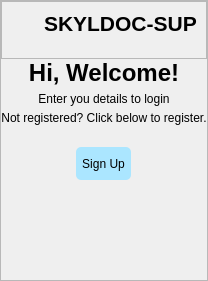
                <widget class="QWidget" name="welcome_login">
                 <layout class="QVBoxLayout" name="verticalLayout_3">
                  <property name="spacing">
                   <number>0</number>
                  </property>
                  <property name="leftMargin">
                   <number>0</number>
                  </property>
                  <property name="topMargin">
                   <number>0</number>
                  </property>
                  <property name="rightMargin">
                   <number>0</number>
                  </property>
                  <property name="bottomMargin">
                   <number>0</number>
                  </property>
                  <item alignment="Qt::AlignHCenter|Qt::AlignVCenter">
                   <widget class="QFrame" name="frame">
                    <property name="minimumSize">
                     <size>
                      <width>200</width>
                      <height>124</height>
                     </size>
                    </property>
                    <property name="frameShape">
                     <enum>QFrame::StyledPanel</enum>
                    </property>
                    <property name="frameShadow">
                     <enum>QFrame::Raised</enum>
                    </property>
                    <layout class="QVBoxLayout" name="verticalLayout_4">
                     <property name="spacing">
                      <number>0</number>
                     </property>
                     <property name="leftMargin">
                      <number>0</number>
                     </property>
                     <property name="topMargin">
                      <number>0</number>
                     </property>
                     <property name="rightMargin">
                      <number>0</number>
                     </property>
                     <property name="bottomMargin">
                      <number>0</number>
                     </property>
                     <item>
                      <widget class="QFrame" name="frame_8">
                       <property name="maximumSize">
                        <size>
                         <width>16777215</width>
                         <height>100</height>
                        </size>
                       </property>
                       <property name="frameShape">
                        <enum>QFrame::StyledPanel</enum>
                       </property>
                       <property name="frameShadow">
                        <enum>QFrame::Raised</enum>
                       </property>
                       <layout class="QHBoxLayout" name="horizontalLayout_4">
                        <property name="bottomMargin">
                         <number>22</number>
                        </property>
                        <item>
                         <widget class="QLabel" name="label_13">
                          <property name="maximumSize">
                           <size>
                            <width>70</width>
                            <height>70</height>
                           </size>
                          </property>
                          <property name="text">
                           <string/>
                          </property>
                          <property name="pixmap">
                           <pixmap resource="resources.qrc">:/image/logo.png</pixmap>
                          </property>
                          <property name="scaledContents">
                           <bool>true</bool>
                          </property>
                         </widget>
                        </item>
                        <item>
                         <widget class="QLabel" name="label_12">
                          <property name="maximumSize">
                           <size>
                            <width>16777215</width>
                            <height>70</height>
                           </size>
                          </property>
                          <property name="font">
                           <font>
                            <pointsize>16</pointsize>
                           </font>
                          </property>
                          <property name="text">
                           <string>&lt;html&gt;&lt;head/&gt;&lt;body&gt;&lt;p&gt;&lt;span style=&quot; font-size:16pt; font-weight:600;&quot;&gt;SKYLDOC-SUP&lt;/span&gt;&lt;/p&gt;&lt;/body&gt;&lt;/html&gt;</string>
                          </property>
                         </widget>
                        </item>
                       </layout>
                      </widget>
                     </item>
                     <item alignment="Qt::AlignHCenter|Qt::AlignVCenter">
                      <widget class="QWidget" name="widget_8" native="true">
                       <layout class="QVBoxLayout" name="verticalLayout_21">
                        <property name="spacing">
                         <number>5</number>
                        </property>
                        <property name="leftMargin">
                         <number>0</number>
                        </property>
                        <property name="topMargin">
                         <number>0</number>
                        </property>
                        <property name="rightMargin">
                         <number>0</number>
                        </property>
                        <property name="bottomMargin">
                         <number>0</number>
                        </property>
                        <item>
                         <widget class="QLabel" name="label">
                          <property name="text">
                           <string>&lt;html&gt;&lt;head/&gt;&lt;body&gt;&lt;p align=&quot;center&quot;&gt;&lt;span style=&quot; font-size:18pt; font-weight:600;&quot;&gt;Hi, Welcome!&lt;/span&gt;&lt;/p&gt;&lt;/body&gt;&lt;/html&gt;</string>
                          </property>
                         </widget>
                        </item>
                        <item>
                         <widget class="QLabel" name="label_2">
                          <property name="text">
                           <string>Enter you details to login</string>
                          </property>
                          <property name="alignment">
                           <set>Qt::AlignCenter</set>
                          </property>
                         </widget>
                        </item>
                        <item>
                         <widget class="QLabel" name="label_3">
                          <property name="text">
                           <string>Not registered? Click below to register.</string>
                          </property>
                          <property name="alignment">
                           <set>Qt::AlignCenter</set>
                          </property>
                         </widget>
                        </item>
                       </layout>
                      </widget>
                     </item>
                     <item>
                      <widget class="QWidget" name="widget_9" native="true">
                       <layout class="QVBoxLayout" name="verticalLayout_22">
                        <property name="spacing">
                         <number>0</number>
                        </property>
                        <property name="leftMargin">
                         <number>0</number>
                        </property>
                        <property name="topMargin">
                         <number>22</number>
                        </property>
                        <property name="rightMargin">
                         <number>0</number>
                        </property>
                        <property name="bottomMargin">
                         <number>100</number>
                        </property>
                        <item alignment="Qt::AlignHCenter|Qt::AlignVCenter">
                         <widget class="QPushButton" name="to_signupbtn">
                          <property name="minimumSize">
                           <size>
                            <width>55</width>
                            <height>33</height>
                           </size>
                          </property>
                          <property name="styleSheet">
                           <string notr="true">background-color: rgb(171, 230, 255);
border-radius: 5px;</string>
                          </property>
                          <property name="text">
                           <string>Sign Up</string>
                          </property>
                         </widget>
                        </item>
                       </layout>
                      </widget>
                     </item>
                    </layout>
                   </widget>
                  </item>
                 </layout>
                </widget>
